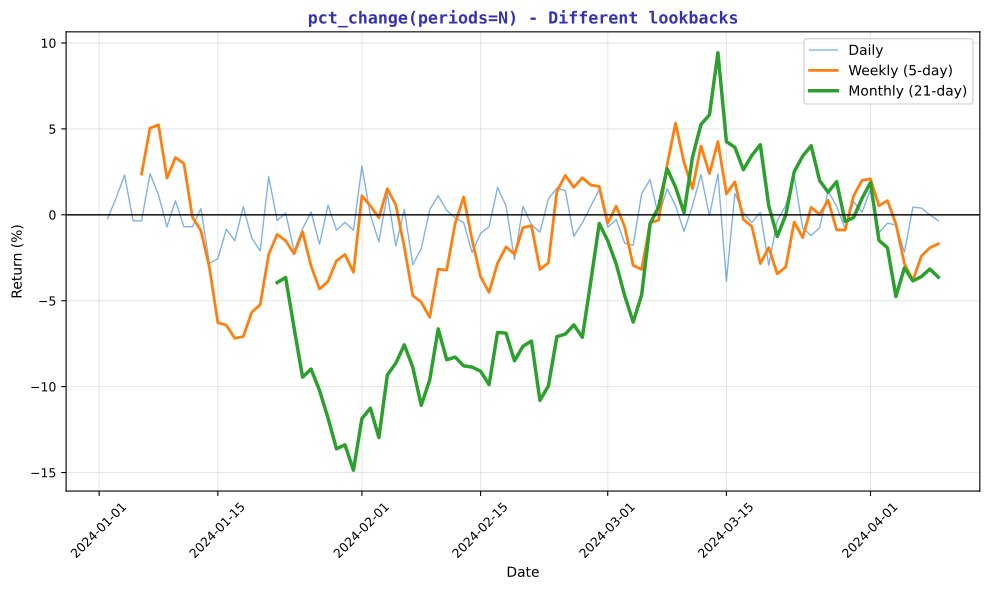

Reproduce this figure in Python.
"""Periods Comparison - Different lookback windows"""
import matplotlib.pyplot as plt
import numpy as np
import pandas as pd
from pathlib import Path

plt.rcParams.update({
    'font.size': 10, 'axes.labelsize': 10, 'axes.titlesize': 11,
    'xtick.labelsize': 9, 'ytick.labelsize': 9, 'legend.fontsize': 9,
    'figure.figsize': (10, 6), 'figure.dpi': 150
})

MLPURPLE = '#3333B2'
MLBLUE = '#0066CC'
MLORANGE = '#FF7F0E'
MLGREEN = '#2CA02C'

np.random.seed(42)
dates = pd.date_range('2024-01-01', periods=100, freq='D')
prices = 100 * np.exp(np.cumsum(np.random.randn(100) * 0.015))
df = pd.DataFrame({'Price': prices}, index=dates)
df['Daily_Pct'] = df['Price'].pct_change() * 100
df['Weekly_Pct'] = df['Price'].pct_change(periods=5) * 100
df['Monthly_Pct'] = df['Price'].pct_change(periods=21) * 100

fig, ax = plt.subplots(figsize=(10, 6))

ax.plot(df.index, df['Daily_Pct'], color=MLBLUE, alpha=0.5, linewidth=1, label='Daily')
ax.plot(df.index, df['Weekly_Pct'], color=MLORANGE, linewidth=2, label='Weekly (5-day)')
ax.plot(df.index, df['Monthly_Pct'], color=MLGREEN, linewidth=2.5, label='Monthly (21-day)')
ax.axhline(0, color='black', linewidth=1)

ax.set_xlabel('Date', fontsize=10)
ax.set_ylabel('Return (%)', fontsize=10)
ax.set_title("pct_change(periods=N) - Different lookbacks", fontsize=12,
             fontweight='bold', color=MLPURPLE, family='monospace')
ax.tick_params(axis='x', rotation=45)
ax.legend(fontsize=10)
ax.grid(alpha=0.3)

plt.tight_layout()
plt.savefig(Path(__file__).parent / 'chart.pdf', dpi=300, bbox_inches='tight')
plt.close()
